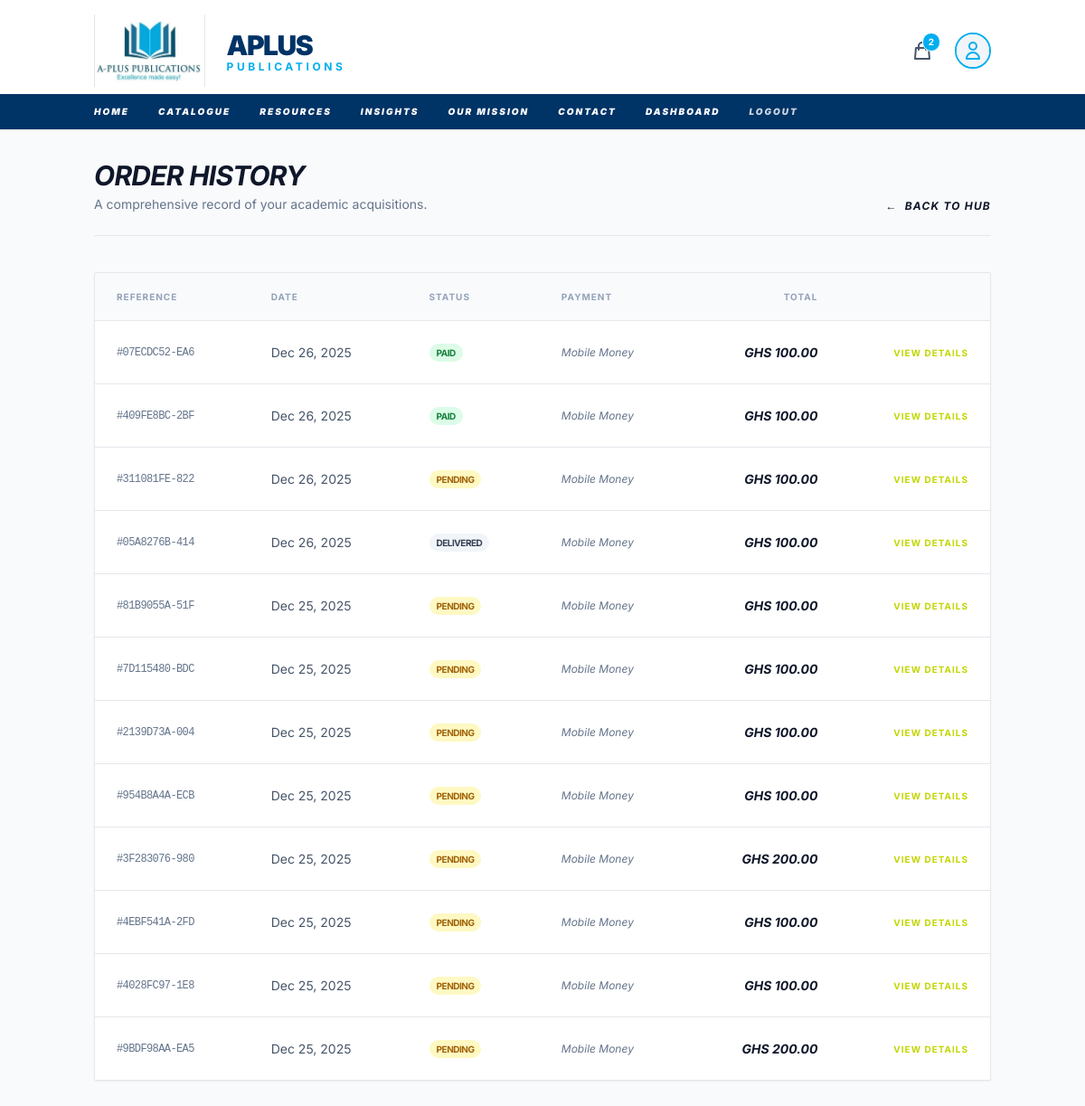
Page /orders/history/ (signed in) on the committed database.
### orders/models.py (models this page shows, shortened)
class Order(models.Model):
    class DeliveryMethod(models.TextChoices):
        PICKUP = 'PICKUP', 'Pickup from Office'
        DELIVERY = 'DELIVERY', 'Home/School Delivery'
    class PaymentMethod(models.TextChoices):
        MOMO = 'MOMO', 'Mobile Money'
        CARD = 'CARD', 'Credit/Debit Card'
        BANK_TRANSFER = 'BANK_TRANSFER', 'Bank Transfer'
    class Status(models.TextChoices):
        PENDING = 'PENDING', 'Pending'
        PAID = 'PAID', 'Paid'
        PROCESSING = 'PROCESSING', 'Processing'
        SHIPPED = 'SHIPPED', 'Shipped'
        DELIVERED = 'DELIVERED', 'Delivered'
        CANCELLED = 'CANCELLED', 'Cancelled'
    user = models.ForeignKey(settings.AUTH_USER_MODEL, on_delete=models.SET_NULL, null=True, related_name='orders')
    order_id = models.UUIDField(default=uuid.uuid4, editable=False, unique=True)
    full_name = models.CharField(max_length=255)
    email = models.EmailField()
    phone_number = models.CharField(max_length=20)
    address = models.TextField(blank=True)
    city = models.CharField(max_length=100, blank=True)
    delivery_method = models.CharField(max_length=20, choices=DeliveryMethod.choices, default=DeliveryMethod.PICKUP)
    payment_method = models.CharField(max_length=20, choices=PaymentMethod.choices, default=PaymentMethod.MOMO)
    status = models.CharField(max_length=20, choices=Status.choices, default=Status.PENDING)
    total_amount = models.DecimalField(max_digits=10, decimal_places=2)
    transaction_reference = models.CharField(max_length=100, blank=True, null=True, unique=True)
    created_at = models.DateTimeField(auto_now_add=True)
    updated_at = models.DateTimeField(auto_now=True)
    class Meta:
        ordering = ['-created_at']

### orders/views.py (the view)
# urls.py: path('history/', views.order_history, name='order_history'),
@login_required
def order_history(request):
    orders = Order.objects.filter(user=request.user)
    return render(request, 'orders/order_history.html', {'orders': orders})

### orders/cart_utils.py (called while the page is built)
def get_or_create_cart(request):
    if request.user.is_authenticated:
        cart, created = Cart.objects.get_or_create(user=request.user)
    else:
        if not request.session.session_key:
            request.session.create()
        session_key = request.session.session_key
        cart, created = Cart.objects.get_or_create(session_key=session_key)
    return cart

### orders/context_processors.py (called while the page is built)
def cart_count(request):
    try:
        cart = get_or_create_cart(request)
        return {'cart_total_items': cart.total_items}
    except Exception:
        return {'cart_total_items': 0}

### orders/models.py (called while the page is built)
    @property
    def total_items(self):
        return sum(item.quantity for item in self.items.all())

### templates/orders/order_history.html (shortened to what this page needs)
{% extends 'base.html' %}
{% block content %}
<div class="container mx-auto px-4 py-8">
    <div class="mb-10 border-b pb-6 flex justify-between items-end">
        <div>
            <h1 class="text-3xl font-bold tracking-tight text-slate-900 italic uppercase">Order History</h1>
            <p class="text-slate-500 text-sm mt-1">A comprehensive record of your academic acquisitions.</p>
        </div>
        <a href="{% url 'dashboard:index' %}" class="text-xs font-bold text-brandBrown hover:text-brandGreen uppercase tracking-widest italic flex items-center">
            <span class="mr-2">←</span> Back to Hub
        </a>
    </div>
    <div class="bg-white border rounded-sm shadow-sm overflow-hidden">
        <table class="w-full text-left text-sm">
            <thead class="bg-slate-50 border-b text-slate-400 uppercase text-[10px] font-bold tracking-widest">
                <tr>
                    <th class="px-6 py-4">Reference</th>
                    <th class="px-6 py-4">Date</th>
                    <th class="px-6 py-4">Status</th>
                    <th class="px-6 py-4">Payment</th>
                    <th class="px-6 py-4 text-right">Total</th>
                    <th class="px-6 py-4"></th>
                </tr>
            </thead>
            <tbody class="divide-y">
                {% for order in orders %}
                <tr class="hover:bg-slate-50 transition-colors">
                    <td class="px-6 py-6 font-mono text-xs text-slate-500 uppercase tracking-tighter">
                        #{{ order.order_id|stringformat:".12s" }}
                    </td>
                    <td class="px-6 py-6 text-slate-600">
                        {{ order.created_at|date:"M d, Y" }}
                    </td>
                    <td class="px-6 py-6">
                        <span class="px-2 py-1 text-[10px] font-bold uppercase tracking-tighter rounded-full
                            {% if order.status == 'PAID' %}bg-green-100 text-green-700
                            {% elif order.status == 'PENDING' %}bg-yellow-100 text-yellow-700
                            {% elif order.status == 'CANCELLED' %}bg-red-100 text-red-700
                            {% else %}bg-slate-100 text-slate-700{% endif %}">
                            {{ order.get_status_display }}
                        </span>
                    </td>
                    <td class="px-6 py-6 text-xs text-slate-500 italic">
                        {{ order.get_payment_method_display }}
                    </td>
                    <td class="px-6 py-6 text-right font-bold text-slate-900 italic">
                        GHS {{ order.total_amount }}
                    </td>
                    <td class="px-6 py-6 text-right">
                        <a href="{% url 'orders:order_detail' order.order_id %}" class="text-brandGreen font-bold text-[10px] uppercase tracking-widest hover:text-brandBrown transition">
                            View Details
                        </a>
                    </td>
                </tr>
                {% empty %}
                <tr>
                    <td colspan="6" class="px-6 py-16 text-center text-slate-400 italic">
                        No academic orders have been placed under this account yet.
                    </td>
                </tr>
                {% endfor %}
            </tbody>
        </table>
    </div>
</div>
{% endblock %}

### templates/base.html (style rules this page uses)
body { font-family: 'Inter', sans-serif; }

### rows in the picture
Order: order_id "07ECDC52-EA6", created_at "Dec 26, 2025", status "PAID", payment_method "Mobile Money", total_amount "100.00"
Order: order_id "409FE8BC-2BF", created_at "Dec 26, 2025", status "PAID", payment_method "Mobile Money", total_amount "100.00"
Order: order_id "311081FE-822", created_at "Dec 26, 2025", status "PENDING", payment_method "Mobile Money", total_amount "100.00"
Order: order_id "05A8276B-414", created_at "Dec 26, 2025", status "DELIVERED", payment_method "Mobile Money", total_amount "100.00"
Order: order_id "81B9055A-51F", created_at "Dec 25, 2025", status "PENDING", payment_method "Mobile Money", total_amount "100.00"
Order: order_id "7D115480-BDC", created_at "Dec 25, 2025", status "PENDING", payment_method "Mobile Money", total_amount "100.00"
Order: order_id "2139D73A-004", created_at "Dec 25, 2025", status "PENDING", payment_method "Mobile Money", total_amount "100.00"
Order: order_id "954B8A4A-ECB", created_at "Dec 25, 2025", status "PENDING", payment_method "Mobile Money", total_amount "100.00"
Order: order_id "3F283076-980", created_at "Dec 25, 2025", status "PENDING", payment_method "Mobile Money", total_amount "200.00"
Order: order_id "4EBF541A-2FD", created_at "Dec 25, 2025", status "PENDING", payment_method "Mobile Money", total_amount "100.00"
Order: order_id "4028FC97-1E8", created_at "Dec 25, 2025", status "PENDING", payment_method "Mobile Money", total_amount "100.00"
Order: order_id "9BDF98AA-EA5", created_at "Dec 25, 2025", status "PENDING", payment_method "Mobile Money", total_amount "200.00"

### other values in the picture
{{ cart_total_items|default:0 }} "2"
